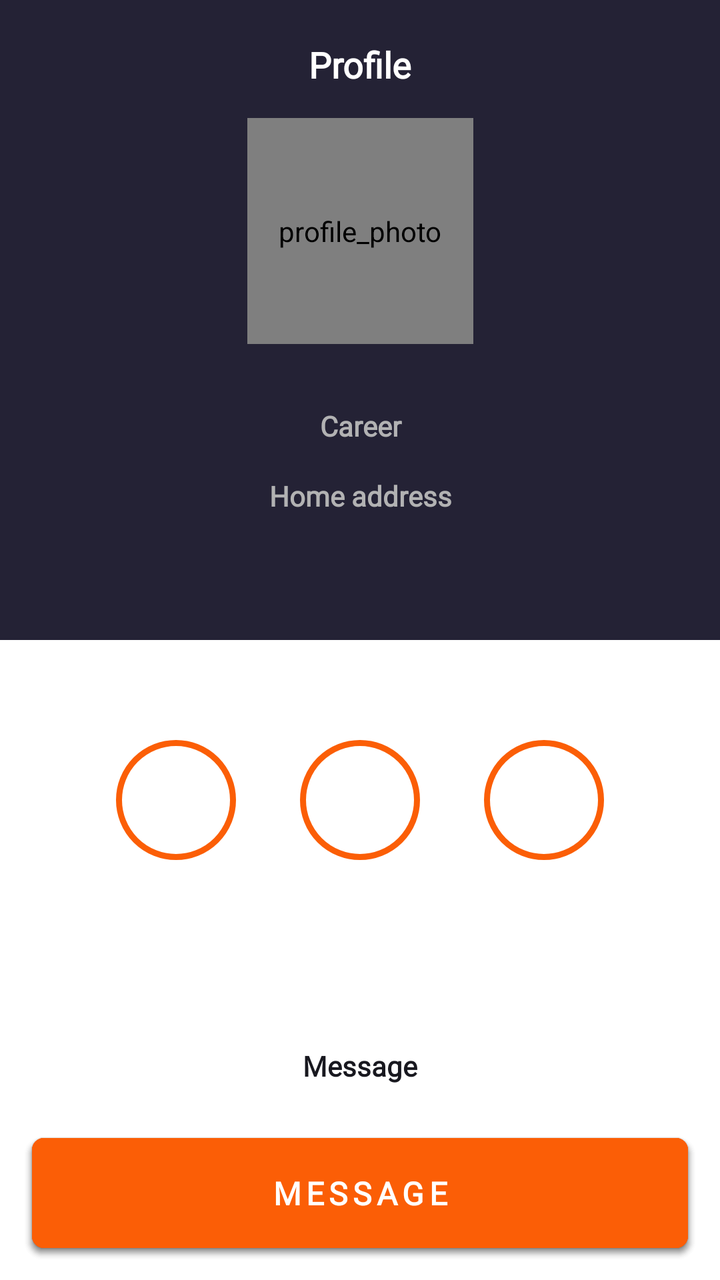
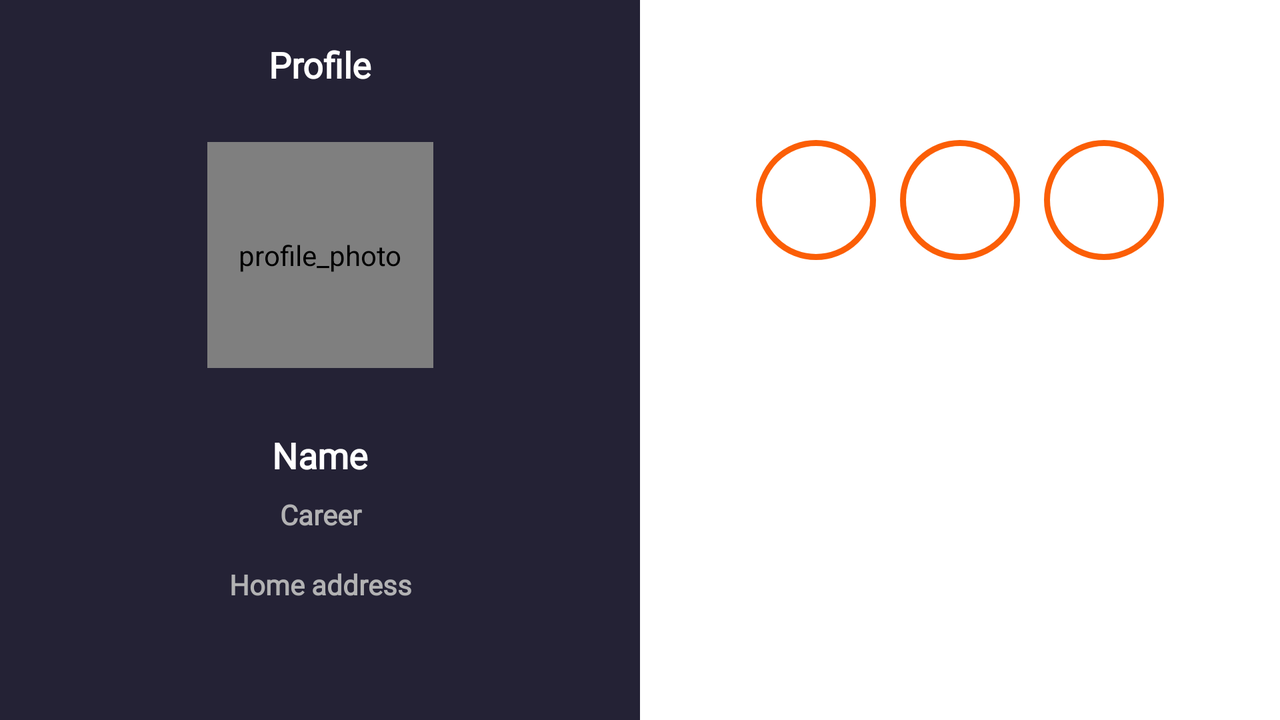

Compare how this app lays out the same screen by default and in its alternative resource folder. The renders come first, then the two layout files and the values they reference.
<!-- AndroidManifest.xml: application theme Theme.AndroidCourseShpp -->
<!-- res/layout/fragment_detailview.xml -->
<?xml version="1.0" encoding="utf-8"?>
<androidx.constraintlayout.widget.ConstraintLayout xmlns:android="http://schemas.android.com/apk/res/android"
    xmlns:app="http://schemas.android.com/apk/res-auto"
    xmlns:tools="http://schemas.android.com/tools"
    android:id="@+id/detailView"
    android:layout_width="match_parent"
    android:layout_height="match_parent"
    tools:context="com.example.androidcourseshpp.ui.screens.main.contactdetails.ContactDetailsFragment">

    <androidx.appcompat.widget.AppCompatTextView
        android:id="@+id/textViewTopPartOfScreen"
        android:layout_width="match_parent"
        android:layout_height="0dp"
        android:background="@color/detail_view_top_view_color"
        app:layout_constraintBottom_toBottomOf="@id/GuideLineMiddleHor"
        app:layout_constraintTop_toTopOf="parent">

    </androidx.appcompat.widget.AppCompatTextView>

    <androidx.appcompat.widget.AppCompatTextView
        android:id="@+id/textViewWhitePartOfScreen"
        android:layout_width="match_parent"
        android:layout_height="0dp"
        android:background="@color/detail_view_bottom_view_color"
        app:layout_constraintBottom_toBottomOf="parent"
        app:layout_constraintTop_toBottomOf="@id/GuideLineMiddleHor" />

    <androidx.constraintlayout.widget.Guideline
        android:id="@+id/GuideLineMiddleHor"
        android:layout_width="wrap_content"
        android:layout_height="wrap_content"
        android:orientation="horizontal"
        app:layout_constraintGuide_percent="0.5" />

    <androidx.appcompat.widget.AppCompatTextView
        android:layout_width="match_parent"
        android:layout_height="wrap_content"
        android:layout_marginTop="@dimen/profile_label_margin_top"
        android:fontFamily="@font/open_sans"
        android:gravity="center_horizontal"
        android:text="@string/profile_label"
        android:textColor="@color/profile_label_text_color"
        android:textSize="@dimen/big_text_size"
        android:textStyle="bold"
        app:layout_constraintTop_toTopOf="parent" />

    <de.hdodenhof.circleimageview.CircleImageView
        android:id="@+id/circleViewProfilePhoto"
        android:layout_width="@dimen/profile_photo_size"
        android:layout_height="@dimen/profile_photo_size"
        android:layout_marginTop="@dimen/profile_photo_margin_top"
        android:layout_marginBottom="@dimen/profile_photo_margin_bottom"
        android:contentDescription="@string/profile_photo"
        android:src="@drawable/profile_photo"
        app:layout_constraintBottom_toBottomOf="@id/GuideLineMiddleHor"
        app:layout_constraintEnd_toEndOf="parent"
        app:layout_constraintStart_toStartOf="@id/textViewWhitePartOfScreen"
        app:layout_constraintTop_toTopOf="@id/textViewTopPartOfScreen" />

    <androidx.appcompat.widget.AppCompatTextView
        android:id="@+id/textViewName"
        android:layout_width="match_parent"
        android:layout_height="wrap_content"
        android:layout_marginHorizontal="@dimen/name_margin_horizontal"
        android:layout_marginTop="@dimen/name_margin_top"
        android:layout_marginBottom="@dimen/name_margin_bottom"
        android:fontFamily="@font/open_sans"
        android:gravity="center"
        android:text="@string/name"
        android:textColor="@color/name_text_color"
        android:textSize="@dimen/big_text_size"
        android:textStyle="bold"
        app:layout_constraintBottom_toBottomOf="@id/textViewTopPartOfScreen"
        app:layout_constraintTop_toTopOf="parent" />

    <androidx.appcompat.widget.AppCompatTextView
        android:id="@+id/textViewCareer"
        android:layout_width="match_parent"
        android:layout_height="wrap_content"
        android:layout_marginHorizontal="@dimen/career_margin_horizontal"
        android:layout_marginTop="@dimen/career_margin_top"
        android:fontFamily="@font/open_sans"
        android:gravity="center"
        android:text="@string/career"
        android:textColor="@color/career_text_color"
        android:textSize="@dimen/small_text_size"
        android:textStyle="bold"
        app:layout_constraintTop_toBottomOf="@id/textViewName" />


    <androidx.appcompat.widget.AppCompatTextView
        android:id="@+id/textViewHomeAddress"
        android:layout_width="match_parent"
        android:layout_height="wrap_content"
        android:layout_marginHorizontal="@dimen/home_address_margin_horizontal"
        android:layout_marginTop="@dimen/home_address_margin_top"
        android:fontFamily="@font/open_sans"
        android:gravity="center_horizontal"
        android:text="@string/home_address"
        android:textColor="@color/home_address_text_color"
        android:textSize="@dimen/small_text_size"
        android:textStyle="bold"
        app:layout_constraintTop_toBottomOf="@id/textViewCareer" />

    <androidx.appcompat.widget.AppCompatImageButton
        android:id="@+id/imageButtonFacebook"
        style="@style/social_network_style"
        android:layout_marginStart="@dimen/social_network_side_margin"
        android:contentDescription="@string/facebook_button"
        android:src="@drawable/ic_facebook"
        app:layout_constraintBottom_toBottomOf="@id/textViewWhitePartOfScreen"
        app:layout_constraintStart_toStartOf="@id/textViewWhitePartOfScreen"
        app:layout_constraintTop_toTopOf="@id/textViewWhitePartOfScreen" />

    <androidx.appcompat.widget.AppCompatImageButton
        android:id="@+id/imageButtonLinkedIn"
        style="@style/social_network_style"
        android:contentDescription="@string/linkedin_button"
        android:src="@drawable/ic_linkedin"
        app:layout_constraintBottom_toBottomOf="@id/textViewWhitePartOfScreen"
        app:layout_constraintEnd_toEndOf="parent"
        app:layout_constraintStart_toStartOf="parent"
        app:layout_constraintTop_toTopOf="@id/textViewWhitePartOfScreen" />

    <androidx.appcompat.widget.AppCompatImageButton
        android:id="@+id/imageButtonInstagram"
        style="@style/social_network_style"
        android:layout_marginEnd="@dimen/social_network_side_margin"
        android:contentDescription="@string/instagram_button"
        android:src="@drawable/ic_inst"
        app:layout_constraintBottom_toBottomOf="@id/textViewWhitePartOfScreen"
        app:layout_constraintEnd_toEndOf="@id/textViewWhitePartOfScreen"
        app:layout_constraintTop_toTopOf="@id/textViewWhitePartOfScreen" />

    <androidx.appcompat.widget.AppCompatImageButton
        android:id="@+id/imageButtonArrowBack"
        android:layout_width="wrap_content"
        android:layout_height="wrap_content"
        android:layout_marginStart="@dimen/detail_view_arrow_back_margin_start"
        android:layout_marginTop="@dimen/detail_view_arrow_back_margin_top"
        android:background="@color/contacts_bar_color"
        android:contentDescription="@string/arrow_back_imagebutton"
        android:src="@drawable/ic_arrow_back"
        app:layout_constraintStart_toStartOf="parent"
        app:layout_constraintTop_toTopOf="parent" />

    <androidx.appcompat.widget.AppCompatButton
        android:id="@+id/buttonOutlineMessage"
        android:layout_width="match_parent"
        android:layout_height="@dimen/message_outline_bt_h"
        android:layout_marginHorizontal="@dimen/main_margin_side"
        android:layout_marginBottom="@dimen/outline_message_bt_margin_bottom"
        android:background="@drawable/message_outline_background"
        android:fontFamily="@font/open_sans"
        android:text="@string/message_bt_text"
        android:textAllCaps="false"
        android:textColor="@color/outlined_message_button_text_color"
        android:textSize="@dimen/small_text_size"
        android:textStyle="bold"
        android:visibility="gone"
        app:backgroundTint="@null"
        app:layout_constraintBottom_toBottomOf="parent"
        tools:visibility="visible" />

    <androidx.appcompat.widget.AppCompatButton
        android:id="@+id/buttonAddToMyContacts"
        android:layout_width="match_parent"
        android:layout_height="@dimen/main_action_bt_h"
        android:layout_marginHorizontal="@dimen/main_margin_side"
        android:layout_marginBottom="@dimen/bt_margin_bottom"
        android:background="@drawable/message_background"
        android:fontFamily="@font/open_sans"
        android:letterSpacing="0.15"
        android:text="@string/add_to_my_contacts"
        android:textColor="@color/message_button_text_color"
        android:textSize="@dimen/middle_text_size"
        android:textStyle="bold"
        android:visibility="gone"
        app:backgroundTint="@null"
        app:layout_constraintBottom_toBottomOf="parent"
        tools:visibility="visible" />

    <androidx.appcompat.widget.AppCompatButton
        android:id="@+id/buttonDeleteFromMyContacts"
        android:layout_width="match_parent"
        android:layout_height="@dimen/main_action_bt_h"
        android:layout_marginHorizontal="@dimen/main_margin_side"
        android:layout_marginBottom="@dimen/bt_margin_bottom"
        android:background="@drawable/message_background"
        android:fontFamily="@font/open_sans"
        android:letterSpacing="0.15"
        android:text="@string/delete_from_my_contacts"
        android:textColor="@color/message_button_text_color"
        android:textSize="@dimen/middle_text_size"
        android:textStyle="bold"
        android:visibility="gone"
        app:backgroundTint="@null"
        app:layout_constraintBottom_toBottomOf="parent"
        tools:visibility="visible" />

    <androidx.appcompat.widget.AppCompatButton
        android:id="@+id/buttonFilledMessage"
        android:layout_width="match_parent"
        android:layout_height="@dimen/main_action_bt_h"
        android:layout_marginHorizontal="@dimen/main_margin_side"
        android:layout_marginBottom="@dimen/bt_margin_bottom"
        android:background="@drawable/message_background"
        android:fontFamily="@font/open_sans"
        android:letterSpacing="0.15"
        android:text="@string/message"
        android:textColor="@color/message_button_text_color"
        android:textSize="@dimen/middle_text_size"
        android:textStyle="bold"
        android:visibility="gone"
        app:backgroundTint="@null"
        app:layout_constraintBottom_toBottomOf="parent"
        tools:visibility="visible" />

</androidx.constraintlayout.widget.ConstraintLayout>
<!-- resources referenced by this layout -->
<resources>
  <color name="career_text_color">@color/log_out_border_and_text_color</color>
  <color name="contacts_bar_color">#242235</color>
  <color name="detail_view_bottom_view_color">@color/bottom_view_color</color>
  <color name="detail_view_top_view_color">@color/top_view_color</color>
  <color name="home_address_text_color">@color/log_out_border_and_text_color</color>
  <color name="message_button_text_color">@color/view_my_contacts_text_color</color>
  <color name="name_text_color">@color/bottom_view_color</color>
  <color name="outlined_message_button_text_color">@color/edit_profile_text_color</color>
  <color name="profile_label_text_color">#FFFFFFFF</color>
  <dimen name="big_text_size">18sp</dimen>
  <dimen name="bt_margin_bottom">16dp</dimen>
  <dimen name="career_margin_horizontal">@dimen/name_margin_horizontal</dimen>
  <dimen name="career_margin_top">8dp</dimen>
  <dimen name="detail_view_arrow_back_margin_start">21dp</dimen>
  <dimen name="detail_view_arrow_back_margin_top">24dp</dimen>
  <dimen name="home_address_margin_horizontal">83dp</dimen>
  <dimen name="home_address_margin_top">16dp</dimen>
  <dimen name="main_action_bt_h">55dp</dimen>
  <dimen name="main_margin_side">16dp</dimen>
  <dimen name="message_outline_bt_h">@dimen/edit_profile_bt_h</dimen>
  <dimen name="middle_text_size">16sp</dimen>
  <dimen name="name_margin_bottom">113dp</dimen>
  <dimen name="name_margin_horizontal">124dp</dimen>
  <dimen name="name_margin_top">208dp</dimen>
  <dimen name="outline_message_bt_margin_bottom">87dp</dimen>
  <dimen name="profile_label_margin_top">20dp</dimen>
  <dimen name="profile_photo_margin_bottom">160dp</dimen>
  <dimen name="profile_photo_margin_top">71dp</dimen>
  <dimen name="profile_photo_size">113dp</dimen>
  <dimen name="small_text_size">14sp</dimen>
  <dimen name="social_network_side_margin">58dp</dimen>
  <!-- drawable message_background (drawable) -->
  <?xml version="1.0" encoding="utf-8"?>
  <shape xmlns:android="http://schemas.android.com/apk/res/android"
      android:shape="rectangle">
      <corners android:radius="@dimen/radius_6" />
      <solid android:color="@color/view_my_contacts_color" />
  
  </shape>
  <string name="add_to_my_contacts">ADD TO MY CONTACTS</string>
  <string name="arrow_back_imagebutton">arrow_back_ImageButton</string>
  <string name="career">Career</string>
  <string name="delete_from_my_contacts">DELETE FROM MY CONTACTS</string>
  <string name="facebook_button">facebook_button</string>
  <string name="home_address">Home address</string>
  <string name="instagram_button">instagram_button</string>
  <string name="linkedin_button">linkedin_button</string>
  <string name="message">MESSAGE</string>
  <string name="message_bt_text">Message</string>
  <string name="name">Name</string>
  <string name="profile_label">Profile</string>
  <string name="profile_photo">profile_photo</string>
  <style name="Theme.AndroidCourseShpp" parent="Base.Theme.AndroidCourseShpp" />
  <color name="log_out_border_and_text_color">#B2B2B3</color>
  <color name="bottom_view_color">#FFFFFFFF</color>
  <color name="top_view_color">#242235</color>
  <color name="view_my_contacts_text_color">@color/bottom_view_color</color>
  <color name="edit_profile_text_color">#18181F</color>
  <dimen name="edit_profile_bt_h">40dp</dimen>
  <dimen name="radius_6">6dp</dimen>
  <color name="view_my_contacts_color">#FB5E06</color>
  <dimen name="social_network_bt_wh">60dp</dimen>
  <dimen name="social_network_margin_top">62dp</dimen>
  <dimen name="social_network_margin_bottom">222dp</dimen>
  <style name="Base.Theme.AndroidCourseShpp" parent="Theme.Material3.DayNight.NoActionBar">
          
           <item name="colorPrimary">@color/custom_primary_color</item>
      </style>
  <dimen name="stroke_3">3dp</dimen>
  <color name="social_networks_border_color">@color/view_my_contacts_color</color>
  <color name="custom_primary_color">#FB5E06</color>
  <!-- some entries are left out for length -->
</resources>
<!-- res/layout-land/fragment_detailview.xml (the repository's variant of the layout above) -->
<!-- drawn on the phone turned sideways -->
<?xml version="1.0" encoding="utf-8"?>
<androidx.constraintlayout.widget.ConstraintLayout xmlns:android="http://schemas.android.com/apk/res/android"
    xmlns:app="http://schemas.android.com/apk/res-auto"
    xmlns:tools="http://schemas.android.com/tools"
    android:id="@+id/detailView"
    android:layout_width="match_parent"
    android:layout_height="match_parent"
    tools:context="com.example.androidcourseshpp.ui.screens.main.contactdetails.ContactDetailsFragment">

    <androidx.appcompat.widget.AppCompatTextView
        android:id="@+id/textViewTopPartOfScreen"
        android:layout_width="0dp"
        android:layout_height="match_parent"
        android:background="@color/detail_view_top_view_color"
        app:layout_constraintEnd_toStartOf="@id/GuideLineMiddleVer"
        app:layout_constraintStart_toStartOf="parent"
        app:layout_constraintTop_toTopOf="parent" />

    <androidx.appcompat.widget.AppCompatTextView
        android:id="@+id/textViewWhitePartOfScreen"
        android:layout_width="0dp"
        android:layout_height="match_parent"
        android:background="@color/detail_view_bottom_view_color"
        app:layout_constraintBottom_toBottomOf="parent"
        app:layout_constraintEnd_toEndOf="parent"
        app:layout_constraintStart_toStartOf="@id/GuideLineMiddleVer" />

    <androidx.constraintlayout.widget.Guideline
        android:id="@+id/GuideLineMiddleVer"
        android:layout_width="wrap_content"
        android:layout_height="wrap_content"
        android:orientation="vertical"
        app:layout_constraintGuide_percent="0.5" />

    <androidx.appcompat.widget.AppCompatTextView
        android:layout_width="0dp"
        android:layout_height="wrap_content"
        android:layout_marginTop="@dimen/profile_label_margin_top"
        android:fontFamily="@font/open_sans"
        android:gravity="center_horizontal"
        android:text="@string/profile_label"
        android:textColor="@color/profile_label_text_color"
        android:textSize="@dimen/big_text_size"
        android:textStyle="bold"
        app:layout_constraintEnd_toEndOf="@id/GuideLineMiddleVer"
        app:layout_constraintStart_toStartOf="parent"
        app:layout_constraintTop_toTopOf="parent" />

    <de.hdodenhof.circleimageview.CircleImageView
        android:id="@+id/circleViewProfilePhoto"
        android:layout_width="@dimen/profile_photo_size"
        android:layout_height="@dimen/profile_photo_size"
        android:layout_marginTop="@dimen/profile_photo_margin_top"
        android:layout_marginBottom="@dimen/profile_photo_margin_bottom"
        android:contentDescription="@string/profile_photo"
        android:src="@drawable/profile_photo"
        app:layout_constraintBottom_toBottomOf="@id/GuideLineMiddleVer"
        app:layout_constraintEnd_toEndOf="@id/textViewTopPartOfScreen"
        app:layout_constraintStart_toStartOf="@id/textViewTopPartOfScreen"
        app:layout_constraintTop_toTopOf="@id/textViewTopPartOfScreen" />

    <androidx.appcompat.widget.AppCompatTextView
        android:id="@+id/textViewName"
        android:layout_width="0dp"
        android:layout_height="wrap_content"
        android:layout_marginHorizontal="@dimen/name_margin_horizontal"
        android:layout_marginTop="@dimen/name_margin_top"
        android:layout_marginBottom="@dimen/name_margin_bottom"
        android:fontFamily="@font/open_sans"
        android:gravity="center"
        android:text="@string/name"
        android:textColor="@color/name_text_color"
        android:textSize="@dimen/big_text_size"
        android:textStyle="bold"
        app:layout_constraintBottom_toBottomOf="parent"
        app:layout_constraintEnd_toEndOf="@id/GuideLineMiddleVer"
        app:layout_constraintStart_toStartOf="parent"
        app:layout_constraintTop_toTopOf="parent" />

    <androidx.appcompat.widget.AppCompatTextView
        android:id="@+id/textViewCareer"
        android:layout_width="0dp"
        android:layout_height="wrap_content"
        android:layout_marginHorizontal="@dimen/career_margin_horizontal"
        android:layout_marginTop="@dimen/career_margin_top"
        android:fontFamily="@font/open_sans"
        android:gravity="center"
        android:text="@string/career"
        android:textColor="@color/career_text_color"
        android:textSize="@dimen/small_text_size"
        android:textStyle="bold"
        app:layout_constraintEnd_toEndOf="@id/GuideLineMiddleVer"
        app:layout_constraintStart_toStartOf="parent"
        app:layout_constraintTop_toBottomOf="@id/textViewName" />


    <androidx.appcompat.widget.AppCompatTextView
        android:id="@+id/textViewHomeAddress"
        android:layout_width="0dp"
        android:layout_height="wrap_content"
        android:layout_marginHorizontal="@dimen/home_address_margin_horizontal"
        android:layout_marginTop="@dimen/home_address_margin_top"
        android:fontFamily="@font/open_sans"
        android:text="@string/home_address"
        android:textAlignment="center"
        android:textColor="@color/home_address_text_color"
        android:textSize="@dimen/small_text_size"
        android:textStyle="bold"
        app:layout_constraintEnd_toStartOf="@id/textViewWhitePartOfScreen"
        app:layout_constraintStart_toStartOf="@id/textViewTopPartOfScreen"
        app:layout_constraintTop_toBottomOf="@id/textViewCareer" />

    <androidx.appcompat.widget.AppCompatImageButton
        android:id="@+id/imageButtonFacebook"
        style="@style/social_network_style"
        android:layout_marginStart="@dimen/social_network_side_margin"
        android:contentDescription="@string/facebook_button"
        android:src="@drawable/ic_facebook"
        app:layout_constraintBottom_toBottomOf="@id/textViewWhitePartOfScreen"
        app:layout_constraintStart_toStartOf="@id/textViewWhitePartOfScreen"
        app:layout_constraintTop_toTopOf="@id/textViewWhitePartOfScreen" />

    <androidx.appcompat.widget.AppCompatImageButton
        android:id="@+id/imageButtonLinkedIn"
        style="@style/social_network_style"
        android:contentDescription="@string/linkedin_button"
        android:src="@drawable/ic_linkedin"
        app:layout_constraintBottom_toBottomOf="@id/textViewWhitePartOfScreen"
        app:layout_constraintEnd_toEndOf="parent"
        app:layout_constraintStart_toStartOf="@id/textViewWhitePartOfScreen"
        app:layout_constraintTop_toTopOf="@id/textViewWhitePartOfScreen" />

    <androidx.appcompat.widget.AppCompatImageButton
        android:id="@+id/imageButtonInstagram"
        style="@style/social_network_style"
        android:layout_marginEnd="@dimen/social_network_side_margin"
        android:contentDescription="@string/instagram_button"
        android:src="@drawable/ic_inst"
        app:layout_constraintBottom_toBottomOf="@id/textViewWhitePartOfScreen"
        app:layout_constraintEnd_toEndOf="@id/textViewWhitePartOfScreen"
        app:layout_constraintTop_toTopOf="@id/textViewWhitePartOfScreen" />

    <androidx.appcompat.widget.AppCompatButton
        android:id="@+id/buttonMainAction"
        android:layout_width="0dp"
        android:layout_height="@dimen/view_my_contacts_bt_h"
        android:layout_marginHorizontal="@dimen/main_margin_side"
        android:layout_marginBottom="@dimen/bt_margin_bottom"
        android:background="@drawable/message_background"
        android:fontFamily="@font/open_sans"
        android:letterSpacing="0.15"
        android:text="@string/message"
        android:textColor="@color/message_button_text_color"
        android:textSize="@dimen/middle_text_size"
        android:textStyle="bold"
        app:backgroundTint="@null"
        app:layout_constraintBottom_toBottomOf="parent"
        app:layout_constraintEnd_toEndOf="@id/textViewWhitePartOfScreen"
        app:layout_constraintStart_toStartOf="@id/textViewWhitePartOfScreen" />

    <androidx.appcompat.widget.AppCompatImageButton
        android:id="@+id/imageButtonArrowBack"
        android:layout_width="wrap_content"
        android:layout_height="wrap_content"
        android:layout_marginStart="@dimen/detail_view_arrow_back_margin_start"
        android:layout_marginTop="@dimen/detail_view_arrow_back_margin_top"
        android:background="@color/contacts_bar_color"
        android:contentDescription="@string/arrow_back_imagebutton"
        android:src="@drawable/ic_arrow_back"
        app:layout_constraintStart_toStartOf="parent"
        app:layout_constraintTop_toTopOf="parent" />

</androidx.constraintlayout.widget.ConstraintLayout>
<!-- resources referenced by the variant -->
<!-- as the phone turned sideways resolves them -->
<resources>
  <color name="career_text_color">@color/log_out_border_and_text_color</color>
  <color name="contacts_bar_color">#242235</color>
  <color name="detail_view_bottom_view_color">@color/bottom_view_color</color>
  <color name="detail_view_top_view_color">@color/top_view_color</color>
  <color name="home_address_text_color">@color/log_out_border_and_text_color</color>
  <color name="message_button_text_color">@color/view_my_contacts_text_color</color>
  <color name="name_text_color">@color/bottom_view_color</color>
  <color name="profile_label_text_color">#FFFFFFFF</color>
  <dimen name="big_text_size">18sp</dimen>
  <dimen name="bt_margin_bottom">16dp</dimen>
  <dimen name="career_margin_horizontal">@dimen/name_margin_horizontal</dimen>
  <dimen name="career_margin_top">8dp</dimen>
  <dimen name="detail_view_arrow_back_margin_start">21dp</dimen>
  <dimen name="detail_view_arrow_back_margin_top">24dp</dimen>
  <dimen name="home_address_margin_horizontal">83dp</dimen>
  <dimen name="home_address_margin_top">16dp</dimen>
  <dimen name="main_margin_side">16dp</dimen>
  <dimen name="middle_text_size">16sp</dimen>
  <dimen name="name_margin_bottom">113dp</dimen>
  <dimen name="name_margin_horizontal">124dp</dimen>
  <dimen name="name_margin_top">208dp</dimen>
  <dimen name="profile_label_margin_top">20dp</dimen>
  <dimen name="profile_photo_margin_bottom">160dp</dimen>
  <dimen name="profile_photo_margin_top">71dp</dimen>
  <dimen name="profile_photo_size">113dp</dimen>
  <dimen name="small_text_size">14sp</dimen>
  <dimen name="social_network_side_margin">58dp</dimen>
  <!-- drawable message_background (drawable) -->
  <?xml version="1.0" encoding="utf-8"?>
  <shape xmlns:android="http://schemas.android.com/apk/res/android"
      android:shape="rectangle">
      <corners android:radius="@dimen/radius_6" />
      <solid android:color="@color/view_my_contacts_color" />
  
  </shape>
  <string name="arrow_back_imagebutton">arrow_back_ImageButton</string>
  <string name="career">Career</string>
  <string name="facebook_button">facebook_button</string>
  <string name="home_address">Home address</string>
  <string name="instagram_button">instagram_button</string>
  <string name="linkedin_button">linkedin_button</string>
  <string name="message">MESSAGE</string>
  <string name="name">Name</string>
  <string name="profile_label">Profile</string>
  <string name="profile_photo">profile_photo</string>
  <style name="Theme.AndroidCourseShpp" parent="Base.Theme.AndroidCourseShpp" />
  <color name="log_out_border_and_text_color">#B2B2B3</color>
  <color name="bottom_view_color">#FFFFFFFF</color>
  <color name="top_view_color">#242235</color>
  <color name="view_my_contacts_text_color">@color/bottom_view_color</color>
  <dimen name="radius_6">6dp</dimen>
  <color name="view_my_contacts_color">#FB5E06</color>
  <dimen name="social_network_bt_wh">60dp</dimen>
  <dimen name="social_network_margin_top">62dp</dimen>
  <dimen name="social_network_margin_bottom">222dp</dimen>
  <!-- drawable social_networks_background (drawable) -->
  <?xml version="1.0" encoding="utf-8"?>
  <shape xmlns:android="http://schemas.android.com/apk/res/android"
      android:shape="oval">
      <solid android:color="@android:color/transparent"/>
      <stroke android:width="@dimen/stroke_3" android:color="@color/social_networks_border_color"/>
  
  </shape>
  <style name="Base.Theme.AndroidCourseShpp" parent="Theme.Material3.DayNight.NoActionBar">
          
           <item name="colorPrimary">@color/custom_primary_color</item>
      </style>
  <dimen name="stroke_3">3dp</dimen>
  <color name="social_networks_border_color">@color/view_my_contacts_color</color>
  <color name="custom_primary_color">#FB5E06</color>
  <!-- some entries are left out for length -->
</resources>
